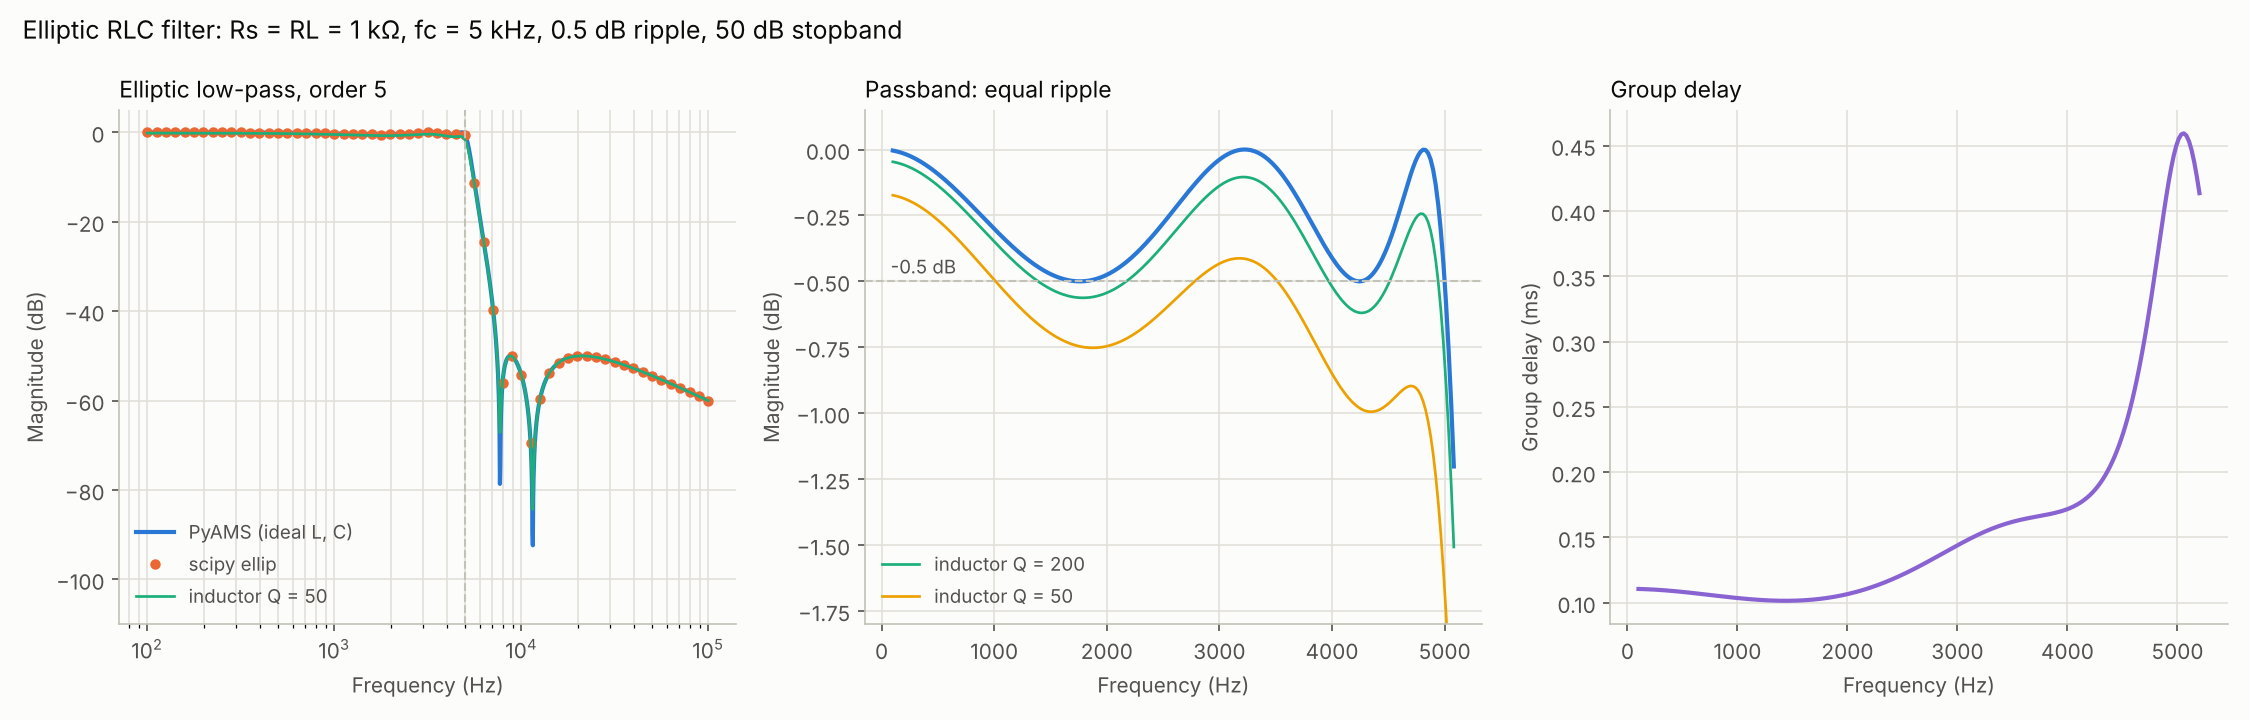

The script that saved this image:
#-------------------------------------------------------------------------------
# Name:        Elliptic (Cauer) RLC low-pass filter
# Created:     19/10/2026
# Copyright:   (c) PyAMS
# Licence:     free  "GPLv3"
#-------------------------------------------------------------------------------
# Passive doubly-terminated LC ladder with an elliptic (Cauer) response:
# equal ripple in the passband AND in the stopband, and transmission zeros
# (infinite attenuation) at finite frequencies, made by parallel L-C branches
# in the series arms.
#
#   Vin -- Rs --+-----[L2 || C2]-----+-----[L4 || C4]-----+---- Vout
#               |                    |                    |
#              C1                   C3                   C5      RL
#               |                    |                    |
#              gnd                  gnd                  gnd
#
# Design (done here, from scratch, with no filter-design tables):
#   1. scipy gives the prototype |H(jw)|^2 = 1 / (1 + eps^2 R_n^2(w)).
#   2. With lossless ladder and Rs = RL:  rho(s) rho(-s) = 1 - H(s) H(-s).
#      The reflection zeros are on the jw axis (the ripple minima); the
#      polynomial N(s) of rho = N/A is built from them.
#   3. Zin(s) = (A + N) / (A - N) (the sign that makes every element positive),
#      then a continued-fraction (Cauer) expansion removes, in turn, a shunt C
#      such that the rest has a pole at a transmission zero, and that pole as a
#      parallel L-C branch.
# The circuit is then simulated with the AC analysis and compared with scipy's
# response; a transient run with a sine checks one passband and one stopband
# point.

import itertools
import numpy as np
import matplotlib.pyplot as plt
from scipy import signal
from pyams.lib import circuit
from pyams.models import ACVoltage, SinVoltage, Resistor, Capacitor, Inductor

ORDER, RP, RS_DB = 5, 0.5, 50.0              # order, passband ripple (dB), stopband attenuation (dB)
R0, FC = 1e3, 5e3                            # termination (ohm), passband edge (Hz)


def elliptic_ladder(n=ORDER, rp=RP, rs=RS_DB):
    """Normalised ladder (R = 1, wc = 1) of an odd-order elliptic low-pass:
    returns (C1, (L2, C2), C3, (L4, C4), C5, ...) and the zero frequencies."""
    z, _, _ = signal.ellip(n, rp, rs, 1.0, analog=True, output='zpk')
    b, a = signal.ellip(n, rp, rs, 1.0, analog=True)
    A, B = np.poly1d(a), np.poly1d(b)
    mirror = lambda P: np.poly1d([c * (-1) ** (len(P.coeffs) - 1 - i)
                                  for i, c in enumerate(P.coeffs)])           # P(-s)
    P = A * mirror(A) - B * mirror(B)                                       # = N(s) N(-s)
    r = np.roots(P.coeffs)
    wr = np.sort(np.abs(r[np.abs(r) > 1e-4].imag))
    wr = [float(np.mean(wr[i:i + 4])) for i in range(0, len(wr), 4)]         # each ripple zero: +-jw, double
    N = np.poly1d([1.0, 0.0])
    for w in wr:
        N = N * np.poly1d([1.0, 0.0, w * w])
    N = N * np.sqrt(-P.coeffs[0])
    wz = sorted({abs(x.imag) for x in z if abs(x.imag) > 1e-9})
    wz = sorted({round(w, 9) for w in wz})
    for sgn in (-1, +1):
        Yn, Yd = A - sgn * N, A + sgn * N                                    # input admittance
        for order in itertools.permutations(wz):
            out = []
            ok = True
            Q_ = Yn, Yd
            for w in order:
                Yn_, Yd_ = Q_
                s0 = 1j * w
                C = (Yn_(s0) / Yd_(s0) / s0).real                           # shunt C: rest has a pole at jw
                num = Yn_ - np.poly1d([C, 0]) * Yd_
                Q, _ = np.polydiv(num.coeffs, [1, 0, w * w]); Q = np.poly1d(Q)
                k = (Yd_(s0) / (Q(s0) * s0)).real                           # residue of the pole at jw
                Nn = Yd_ - np.poly1d([k, 0]) * Q
                R, _ = np.polydiv(Nn.coeffs, [1, 0, w * w]); R = np.poly1d(R)
                C2, L2 = 1 / k, k / (w * w)
                if min(C, C2, L2) <= 0:
                    ok = False
                    break
                out += [C, (L2, C2)]
                Q_ = Q, R
            if ok:
                Yn_, Yd_ = Q_                                               # rest = C_last s + 1 (the load)
                C_last = Yn_.coeffs[0] / Yd_.coeffs[-1]
                if C_last > 0 and abs(Yn_.coeffs[-1] / Yd_.coeffs[-1] - 1) < 1e-2:
                    return out + [C_last], list(order)
    raise RuntimeError("no positive ladder found")


vals, wz = elliptic_ladder()
wc = 2 * np.pi * FC
C1n, (L2n, C2n), C3n, (L4n, C4n), C5n = vals
Cs = lambda c: c / (R0 * wc)
Ls = lambda l: l * R0 / wc
C1, C3, C5 = Cs(C1n), Cs(C3n), Cs(C5n)
L2, C2, L4, C4 = Ls(L2n), Cs(C2n), Ls(L4n), Cs(C4n)
print("elliptic low-pass, order %d, %.1f dB ripple, %.0f dB stopband, fc = %.0f Hz, R = %.0f ohm" % (ORDER, RP, RS_DB, FC, R0))
print("  normalised: C1=%.4f  L2=%.4f C2=%.4f  C3=%.4f  L4=%.4f C4=%.4f  C5=%.4f" % (C1n, L2n, C2n, C3n, L4n, C4n, C5n))
print("  C1 = %.2f nF | L2 = %.3f mH, C2 = %.2f nF | C3 = %.2f nF | L4 = %.3f mH, C4 = %.2f nF | C5 = %.2f nF"
      % (C1 * 1e9, L2 * 1e3, C2 * 1e9, C3 * 1e9, L4 * 1e3, C4 * 1e9, C5 * 1e9))
fz = [FC * w for w in wz]
print("  tank resonances 1/(2 pi sqrt(L C)): %.1f Hz, %.1f Hz | transmission zeros of the prototype: %.1f, %.1f Hz"
      % (1 / (2 * np.pi * np.sqrt(L2 * C2)), 1 / (2 * np.pi * np.sqrt(L4 * C4)), fz[0], fz[1]))


def build(Q=None):
    """The ladder; Q = quality factor of the inductors at fc (series resistance), None = ideal."""
    Vs = ACVoltage("in", "0")
    els = {"Vs": Vs}
    els["Rs"] = Resistor("in", "n1");  els["Rs"].setParams("R=%gΩ" % R0)
    els["C1"] = Capacitor("n1", "0");  els["C1"].setParams("C=%gF" % C1)
    els["C2"] = Capacitor("n1", "n2"); els["C2"].setParams("C=%gF" % C2)
    els["C3"] = Capacitor("n2", "0");  els["C3"].setParams("C=%gF" % C3)
    els["C4"] = Capacitor("n2", "out"); els["C4"].setParams("C=%gF" % C4)
    els["C5"] = Capacitor("out", "0"); els["C5"].setParams("C=%gF" % C5)
    els["RL"] = Resistor("out", "0");  els["RL"].setParams("R=%gΩ" % R0)
    for nm, (a, b, L) in {"L2": ("n1", "n2", L2), "L4": ("n2", "out", L4)}.items():
        if Q is None:
            els[nm] = Inductor(a, b); els[nm].setParams("L=%gH" % L)
        else:
            els[nm] = Inductor(a, "m_" + nm); els[nm].setParams("L=%gH" % L)
            els["r" + nm] = Resistor("m_" + nm, b); els["r" + nm].setParams("R=%gΩ" % (wc * L / Q))
    ck = circuit(); ck.addElements(els); ck.setOutPuts("out")
    return ck


ck = build()
ck.analysis(mode="ac", start=100, stop=1e5, step=500)
ra = ck.run(); f, H = ra["freq"], 2 * ra["out"]                       # 2 Vout/Vin: unity at dc
b, a = signal.ellip(ORDER, RP, RS_DB, 1.0, analog=True)
_, Hs = signal.freqs(b, a, 2 * np.pi * f / wc)
err = np.max(np.abs(H - Hs))
print("response against scipy ellip: max |H_sim - H_scipy| = %.1e (unity at dc)" % err)

pb = f <= FC
rip = -20 * np.log10(np.abs(H[pb]))
print("  passband: loss between %.3f and %.3f dB (design %.1f dB)" % (rip.min(), rip.max(), RP))
att = -20 * np.log10(np.abs(H))
att_s = -20 * np.log10(np.abs(Hs))
fs = f[np.argmax((att_s >= RS_DB - 1e-3) & (f > FC))]              # first frequency with the full 50 dB
print("  stopband edge fs = %.0f Hz (selectivity fs/fc = %.3f): attenuation above fs is never below %.2f dB (design %.0f dB)"
      % (fs, fs / FC, att[f >= fs].min(), RS_DB))
zmin = [f[(f > lo) & (f < hi)][np.argmin(np.abs(H[(f > lo) & (f < hi)]))] for lo, hi in ((6e3, 9e3), (10e3, 14e3))]
print("  transmission zeros in the circuit response: %.0f Hz and %.0f Hz (notch depth %.0f dB, %.0f dB)"
      % (zmin[0], zmin[1], att[f == zmin[0]][0], att[f == zmin[1]][0]))

# lossy inductors
Qs = [200.0, 50.0]
rq = []
for Q in Qs:
    ckq = build(Q); ckq.analysis(mode="ac", start=100, stop=1e5, step=500); rq.append(ckq.run())
    Hq = 2 * rq[-1]["out"]
    print("  inductor Q = %3.0f at fc : dc gain %.3f dB, passband loss up to %.2f dB, deepest notch %.0f dB"
          % (Q, 20 * np.log10(abs(Hq[0])), np.max(-20 * np.log10(np.abs(Hq[f <= FC]))), np.max(-20 * np.log10(np.abs(Hq)))))

# transient check: sine in the passband and between the notches
for fx in (3e3, 9e3):
    Vt = SinVoltage("in", "0"); Vt.setParams("Va=1V Fr=%gHz" % fx)
    t_ = build(); t_.elements["Vs"] = Vt
    t_.setOutPuts("out")
    T = 1 / fx
    t_.analysis(mode="tran", start=0, stop=12e-3, step=T / 80, adaptive=True, order=2, max_step=T / 40)
    rt = t_.run(); tt, vo = rt["time"], rt["out"]
    m = tt > tt[-1] - 3 * T
    amp = 0.5 * (vo[m].max() - vo[m].min())
    print("  transient sine 1 V at %.0f kHz : output amplitude %.4f V | AC analysis %.4f V (twice : %.4f)"
          % (fx / 1e3, amp, np.interp(fx, f, np.abs(H)) / 2, np.interp(fx, f, np.abs(H))))

# group delay
ph = np.unwrap(np.angle(H))
gd = -np.gradient(ph, 2 * np.pi * f)

# ---- figure ----------------------------------------------------------------------------------
surface, ink, ink2, grid, axis_c = '#fcfcfb', '#0b0b0b', '#52514e', '#e1e0d9', '#c3c2b7'
def style(ax, logx=True):
    ax.set_facecolor(surface); ax.grid(color=grid, lw=0.8, which='both' if logx else 'major'); ax.set_axisbelow(True)
    for s in ('top', 'right'): ax.spines[s].set_visible(False)
    for s in ('left', 'bottom'): ax.spines[s].set_color(axis_c)
    ax.tick_params(colors=ink2)
fig, axs = plt.subplots(1, 3, figsize=(15, 4.8), facecolor=surface)
dbf = lambda z: 20 * np.log10(np.maximum(np.abs(z), 1e-12))
ax = axs[0]; style(ax); ax.set_xscale('log')
ax.plot(f, dbf(H), color='#2a78d6', lw=2, label='PyAMS (ideal L, C)')
ax.plot(f[::25], dbf(Hs)[::25], 'o', color='#eb6834', ms=4, label='scipy ellip')
ax.plot(f, dbf(2 * rq[1]["out"]), color='#1baf7a', lw=1.3, label='inductor Q = 50')
ax.axvline(FC, color=axis_c, ls='--', lw=1)
ax.set_ylim(-110, 5); ax.set_xlabel('Frequency (Hz)', color=ink2); ax.set_ylabel('Magnitude (dB)', color=ink2)
ax.set_title('Elliptic low-pass, order 5', loc='left', color=ink, fontsize=11)
ax.legend(frameon=False, labelcolor=ink2, loc='lower left', fontsize=9)
ax = axs[1]; style(ax, False)
m = f <= 1.02 * FC
ax.plot(f[m], dbf(H)[m], color='#2a78d6', lw=2)
ax.plot(f[m], dbf(2 * rq[0]["out"])[m], color='#1baf7a', lw=1.3, label='inductor Q = 200')
ax.plot(f[m], dbf(2 * rq[1]["out"])[m], color='#eda100', lw=1.3, label='inductor Q = 50')
ax.axhline(-RP, color=axis_c, ls='--', lw=1); ax.text(80, -RP + 0.03, '-0.5 dB', color=ink2, fontsize=9)
ax.set_xlabel('Frequency (Hz)', color=ink2); ax.set_ylabel('Magnitude (dB)', color=ink2)
ax.set_ylim(-1.8, 0.15)
ax.set_title('Passband: equal ripple', loc='left', color=ink, fontsize=11); ax.legend(frameon=False, labelcolor=ink2, loc='lower left', fontsize=9)
ax = axs[2]; style(ax, False)
mm = f <= 5.2e3
ax.plot(f[mm], gd[mm] * 1e3, color='#8a63d2', lw=2)
ax.set_xlabel('Frequency (Hz)', color=ink2); ax.set_ylabel('Group delay (ms)', color=ink2)
ax.set_title('Group delay', loc='left', color=ink, fontsize=11)
fig.suptitle('Elliptic RLC filter: Rs = RL = 1 kΩ, fc = 5 kHz, 0.5 dB ripple, 50 dB stopband', x=0.01, ha='left', color=ink, fontsize=12)
fig.tight_layout(); fig.savefig("elliptic_filter.png", dpi=150, facecolor=surface)
